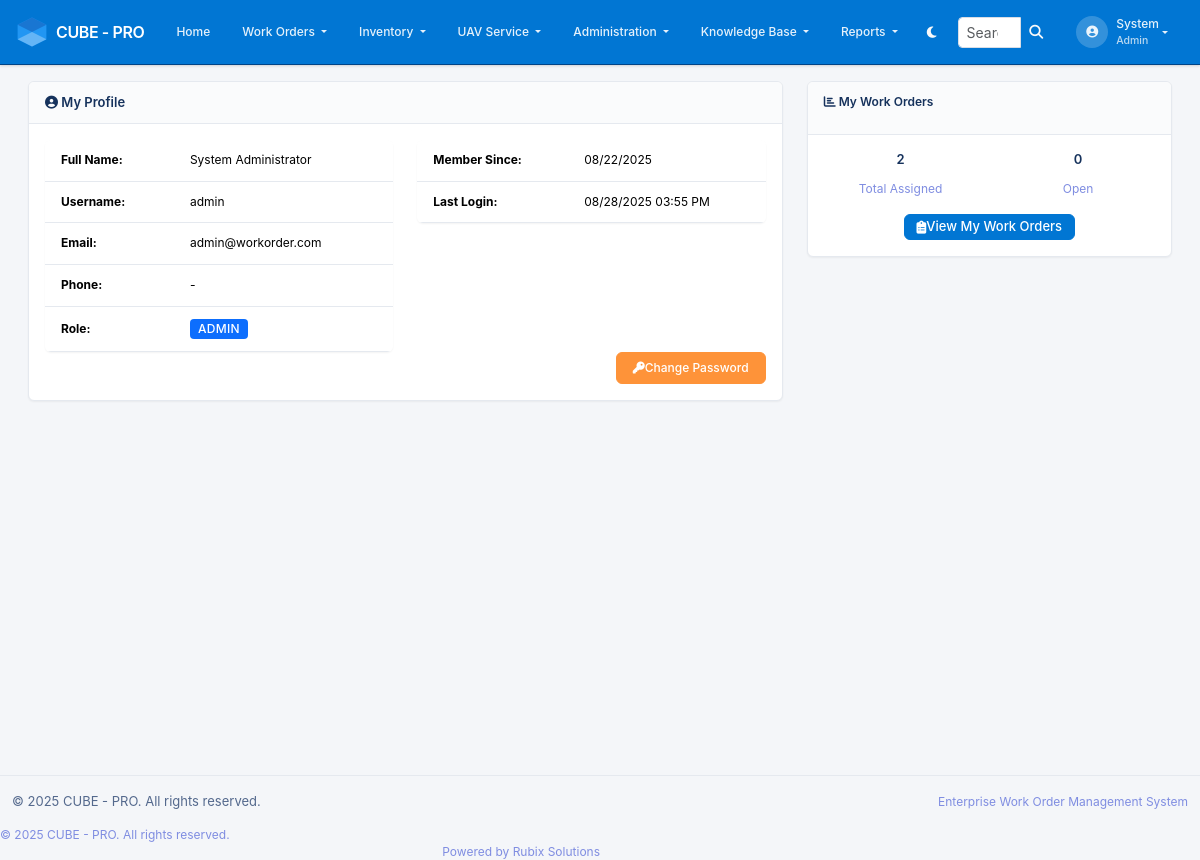
Screenshot of /profile (signed in) with the database file from the repository.
### app/models.py (models this page shows, shortened)
class User(UserMixin, db.Model):
    __tablename__ = 'users'
    id = db.Column(db.Integer, primary_key=True)
    username = db.Column(db.String(64), unique=True, nullable=False, index=True)
    email = db.Column(db.String(120), unique=True, nullable=False, index=True)
    password_hash = db.Column(db.String(255), nullable=False)
    first_name = db.Column(db.String(64), nullable=False)
    last_name = db.Column(db.String(64), nullable=False)
    phone = db.Column(db.String(20))
    is_active = db.Column(db.Boolean, default=True)
    created_at = db.Column(db.DateTime, default=lambda: datetime.now(timezone.utc))
    last_login = db.Column(db.DateTime)
    role_id = db.Column(db.Integer, db.ForeignKey('roles.id'))
    created_workorders = db.relationship('WorkOrder', foreign_keys='WorkOrder.created_by_id',
                                       backref='creator', lazy='dynamic')
    assigned_workorders = db.relationship('WorkOrder', foreign_keys='WorkOrder.assigned_to_id',
                                        backref='assignee', lazy='dynamic')
    activities = db.relationship('WorkOrderActivity', backref='user', lazy='dynamic')
    @property
    def full_name(self):
        return f"{self.first_name} {self.last_name}"
    def has_role(self, role_name):
        return self.role and self.role.name == role_name

class Role(db.Model):
    __tablename__ = 'roles'
    id = db.Column(db.Integer, primary_key=True)
    name = db.Column(db.String(64), unique=True, nullable=False)
    description = db.Column(db.String(255))
    created_at = db.Column(db.DateTime, default=lambda: datetime.now(timezone.utc))
    users = db.relationship('User', backref='role', lazy='dynamic')

### app/main/routes.py (the view)
@bp.route('/profile')
@login_required
def profile():
    total_assigned = current_user.assigned_workorders.count()
    open_assigned = db.session.query(WorkOrder).join(WorkOrderStatus).filter(
        WorkOrder.assigned_to_id == current_user.id,
        ~WorkOrderStatus.is_final
    ).count()
    workorder_stats = {
        'total_assigned': total_assigned,
        'open_assigned': open_assigned
    }
    return render_template('main/profile.html',
                         title='My Profile',
                         workorder_stats=workorder_stats)

### app/__init__.py (called while the page is built)
@login_manager.user_loader
def load_user(user_id):
    from app.models import User
    return User.query.get(int(user_id))

### app/templates/main/profile.html
{% extends "base.html" %}
{% block content %}
<div class="row">
    <div class="col-md-8">
        <div class="card">
            <div class="card-header">
                <h4 class="mb-0"><i class="fas fa-user-circle"></i> My Profile</h4>
            </div>
            <div class="card-body">
                <div class="row">
                    <div class="col-md-6">
                        <table class="table table-sm">
                            <tr>
                                <td><strong>Full Name:</strong></td>
                                <td>{{ current_user.full_name }}</td>
                            </tr>
                            <tr>
                                <td><strong>Username:</strong></td>
                                <td>{{ current_user.username }}</td>
                            </tr>
                            <tr>
                                <td><strong>Email:</strong></td>
                                <td>{{ current_user.email }}</td>
                            </tr>
                            <tr>
                                <td><strong>Phone:</strong></td>
                                <td>{{ current_user.phone or '-' }}</td>
                            </tr>
                            <tr>
                                <td><strong>Role:</strong></td>
                                <td>
                                    <span class="badge bg-primary">{{ current_user.role.name.title() }}</span>
                                </td>
                            </tr>
                        </table>
                    </div>
                    <div class="col-md-6">
                        <table class="table table-sm">
                            <tr>
                                <td><strong>Member Since:</strong></td>
                                <td>{{ current_user.created_at.strftime('%m/%d/%Y') }}</td>
                            </tr>
                            <tr>
                                <td><strong>Last Login:</strong></td>
                                <td>
                                    {% if current_user.last_login %}
                                        {{ current_user.last_login.strftime('%m/%d/%Y %I:%M %p') }}
                                    {% else %}
                                        <span class="text-muted">This session</span>
                                    {% endif %}
                                </td>
                            </tr>
                        </table>
                    </div>
                </div>
                <div class="text-end">
                    <a href="{{ url_for('auth.change_password') }}" class="btn btn-warning">
                        <i class="fas fa-key"></i> Change Password
                    </a>
                </div>
            </div>
        </div>
    </div>
    <div class="col-md-4">
        <div class="card">
            <div class="card-header">
                <h6><i class="fas fa-chart-bar"></i> My Work Orders</h6>
            </div>
            <div class="card-body text-center">
                <div class="row">
                    <div class="col-6">
                        <h4>{{ workorder_stats.total_assigned if workorder_stats else 0 }}</h4>
                        <small class="text-muted">Total Assigned</small>
                    </div>
                    <div class="col-6">
                        <h4>{{ workorder_stats.open_assigned if workorder_stats else 0 }}</h4>
                        <small class="text-muted">Open</small>
                    </div>
                </div>
                <div class="mt-3">
                    <a href="{{ url_for('workorders.list_workorders') }}" class="btn btn-primary btn-sm">
                        <i class="fas fa-clipboard-list"></i> View My Work Orders
                    </a>
                </div>
            </div>
        </div>
    </div>
</div>
{% endblock %}

### app/templates/base.html (shortened to what this page needs)
<!DOCTYPE html>
<html lang="en" data-bs-theme="light">
<head>
    <link href="https://cdn.jsdelivr.net/npm/bootstrap@5.3.2/dist/css/bootstrap.min.css" rel="stylesheet">
    <link href="https://cdnjs.cloudflare.com/ajax/libs/font-awesome/6.4.0/css/all.min.css" rel="stylesheet">
    <link href="{{ url_for('static', filename='css/style.css') }}" rel="stylesheet">
</head>
<body>
    {% if current_user.is_authenticated %}
    <nav class="navbar navbar-expand-lg navbar-dark">
        <div class="container-fluid px-3">
            <a class="navbar-brand fw-semibold d-flex align-items-center" href="{{ url_for('main.dashboard') }}">
                <img src="{{ url_for('static', filename='img/cube.svg') }}" alt="Cube Logo" style="height:32px;width:32px;object-fit:contain;" class="me-2">
                CUBE - PRO
            </a>
            <div class="collapse navbar-collapse" id="navbarNav">
                <ul class="navbar-nav me-auto">
                    <li class="nav-item">
                        <a class="nav-link px-2" href="{{ url_for('main.dashboard') }}">
                            Home
                        </a>
                    </li>
                    <li class="nav-item dropdown">
                        <a class="nav-link dropdown-toggle px-2" href="#" id="workordersDropdown" role="button" data-bs-toggle="dropdown">
                            Work Orders
                        </a>
                    </li>
                    {% if current_user.role and (current_user.role.name == 'admin' or current_user.role.name == 'manager') %}
                    <li class="nav-item dropdown">
                        <a class="nav-link dropdown-toggle px-2" href="#" id="inventoryDropdown" role="button" data-bs-toggle="dropdown">
                            Inventory
                        </a>
                    </li>
                    <li class="nav-item dropdown">
                        <a class="nav-link dropdown-toggle px-2" href="#" id="uavServiceDropdown" role="button" data-bs-toggle="dropdown">
                            UAV Service
                        </a>
                    </li>
                    <li class="nav-item dropdown">
                        <a class="nav-link dropdown-toggle px-2" href="#" id="adminDropdown" role="button" data-bs-toggle="dropdown">
                            Administration
                        </a>
                    </li>
                    <li class="nav-item dropdown">
                        <a class="nav-link dropdown-toggle px-2" href="#" id="knowledgeDropdown" role="button" data-bs-toggle="dropdown">
                            Knowledge Base
                        </a>
                    </li>
                    <li class="nav-item dropdown">
                        <a class="nav-link dropdown-toggle px-2" href="#" id="reportsDropdown" role="button" data-bs-toggle="dropdown">
                            Reports
                        </a>
                    </li>
                    {% endif %}
                </ul>
                <button class="btn btn-outline-light btn-sm me-2" id="themeToggle">
                    <i class="fas fa-moon"></i>
                </button>
                <form class="d-flex me-2" method="GET" action="{{ url_for('main.search') }}">
                    <div class="input-group input-group-sm">
                        <input class="form-control" type="search" name="q" placeholder="Search..." aria-label="Search" style="max-width: 200px;">
                        <button class="btn btn-outline-light" type="submit">
                            <i class="fas fa-search"></i>
                        </button>
                    </div>
                </form>
                <ul class="navbar-nav">
                    <li class="nav-item dropdown">
                        <a class="nav-link dropdown-toggle d-flex align-items-center" href="#" id="navbarDropdown" role="button" data-bs-toggle="dropdown">
                            <div class="user-avatar me-2">
                                <i class="fas fa-user-circle"></i>
                            </div>
                            <div class="user-info d-none d-md-block">
                                <div class="fw-medium">{{ current_user.first_name }}</div>
                                <small class="text-light opacity-75">{{ current_user.role.name|title if current_user.role else 'User' }}</small>
                            </div>
                        </a>
                    </li>
                </ul>
            </div>
        </div>
    </nav>
    {% endif %}
    <main class="{% if current_user.is_authenticated %}main-content{% else %}auth-content{% endif %}">
        {% if current_user.is_authenticated %}
        <div class="container-fluid">
        {% endif %}
            {% block content %}{% endblock %}
        {% if current_user.is_authenticated %}
        </div>
        {% endif %}
    </main>
    {% if current_user.is_authenticated %}
    <footer class="footer mt-auto">
    <div class="{% if current_user.is_authenticated %}container-fluid{% else %}container d-flex align-items-center justify-content-center min-vh-100{% endif %}">
            <div class="row align-items-center">
                <div class="col-md-6">
                    <p class="mb-0">&copy; 2025 CUBE - PRO. All rights reserved.</p>
                </div>
                <div class="col-md-6 text-end">
                    <span class="text-muted">Enterprise Work Order Management System</span>
                </div>
            </div>
        </div>
    </footer>
    {% endif %}
                <div class="col-md-6">
                    <p class="mb-0 text-muted">
                        © 2025 CUBE - PRO. All rights reserved.
                    </p>
                </div>
                <div class="col-md-6 text-md-end">
                    <p class="mb-0 text-muted">
                        Powered by Rubix Solutions
                    </p>
                </div>
</body>
</html>

### app/static/css/style.css (style rules this page uses)
* { box-sizing: border-box; }
body { font-family: var(--font-primary); font-size: var(--font-size-base); line-height: 1.4; font-weight: 400; color: var(--gray-800); background-color: var(--gray-100); margin: 0; padding: 0; }
.main-content { min-height: calc(100vh - 90px); padding: var(--spacing-lg) var(--spacing-lg) var(--spacing-xl); }
.navbar { background-color: var(--primary-color) !important; border-bottom: var(--border-width) solid var(--primary-dark); padding: var(--spacing-sm) 0; box-shadow: var(--shadow-md); min-height: 48px; }
.navbar-brand { font-weight: 600; font-size: var(--font-size-xl); letter-spacing: -0.025em; color: white !important; }
.navbar-nav .nav-link { font-weight: 500; font-size: var(--font-size-sm); color: rgba(255, 255, 255, 0.9) !important; padding: var(--spacing-sm) var(--spacing-md) !important; margin: 0 var(--spacing-xs); border-radius: var(--border-radius-sm); transition: all 0.2s ease; }
.user-avatar { width: 32px; height: 32px; background: rgba(255, 255, 255, 0.2); border-radius: 50%; display: flex; align-items: center; justify-content: center; }
.user-info { font-size: var(--font-size-xs); line-height: 1.3; }
.card { border: var(--border-width) solid var(--gray-200); border-radius: var(--border-radius-md); box-shadow: var(--shadow-sm); transition: box-shadow 0.2s ease; background-color: white; margin-bottom: var(--spacing-lg); }
.card-header { background-color: var(--gray-50); border-bottom: var(--border-width) solid var(--gray-200); font-weight: 600; font-size: var(--font-size-sm); padding: var(--spacing-md) var(--spacing-lg); color: var(--gray-700); }
.card-body { padding: var(--spacing-lg); }
.badge { font-weight: 500; font-size: var(--font-size-xs); padding: 0.25rem 0.5rem; border-radius: var(--border-radius-sm); text-transform: uppercase; letter-spacing: 0.025em; }
.table { font-size: var(--font-size-sm); border-collapse: separate; border-spacing: 0; border-radius: var(--border-radius-md); overflow: hidden; box-shadow: var(--shadow-sm); background-color: white; margin-bottom: 0; }
.table tbody tr { transition: background-color 0.2s ease; }
.table tbody td { padding: var(--spacing-md) var(--spacing-lg); border-bottom: var(--border-width) solid var(--gray-200); vertical-align: middle; }
.btn { border-radius: var(--border-radius-sm); padding: var(--spacing-sm) var(--spacing-lg); font-weight: 500; font-size: var(--font-size-sm); transition: all 0.2s ease; border: var(--border-width) solid transparent; cursor: pointer; text-decoration: none; display: inline-flex; align-items: center; justify-content: center; line-height: 1.2; }
.btn-sm { padding: 0.25rem 0.75rem; font-size: var(--font-size-xs); }
.btn-primary { background-color: var(--primary-color); border-color: var(--primary-color); color: white; }
.btn-warning { background-color: var(--warning-color); border-color: var(--warning-color); color: white; }
.form-control, .form-select { border-radius: var(--border-radius-sm); border: var(--border-width) solid var(--gray-300); padding: var(--spacing-sm) var(--spacing-md); font-size: var(--font-size-sm); transition: all 0.2s ease; background-color: white; color: var(--gray-800); }
.input-group { border-radius: var(--border-radius-sm); overflow: hidden; }
.footer { background-color: var(--gray-100); border-top: var(--border-width) solid var(--gray-200); padding: var(--spacing-lg) 0; margin-top: auto; font-size: var(--font-size-xs); color: var(--gray-600); }
h1, h2, h3, h4, h5, h6 { font-weight: 600; color: var(--gray-800); line-height: 1.3; margin-bottom: var(--spacing-md); }
h4 { font-size: var(--font-size-base); }
h6 { font-size: var(--font-size-xs); }
.text-muted { color: var(--gray-500) !important; font-size: var(--font-size-sm); }
* { transition: color 0.2s ease, background-color 0.2s ease, border-color 0.2s ease, box-shadow 0.2s ease; }
.card { transform: none !important; }
.navbar-brand { font-weight: bold; }
.btn { border-radius: 0.375rem; font-weight: 500; }

### rows the page displays
User: first_name "System", full_name "System Administrator", username "admin", email "admin@workorder.com", phone "-", created_at "08/22/2025", last_login "08/28/2025 03:55 PM"
Role: role.name "Admin", role.name "ADMIN"

### other values shown
{{ workorder_stats.total_assigned if workorder_stats else 0 }} "2"
{{ workorder_stats.open_assigned if workorder_stats else 0 }} "0"
